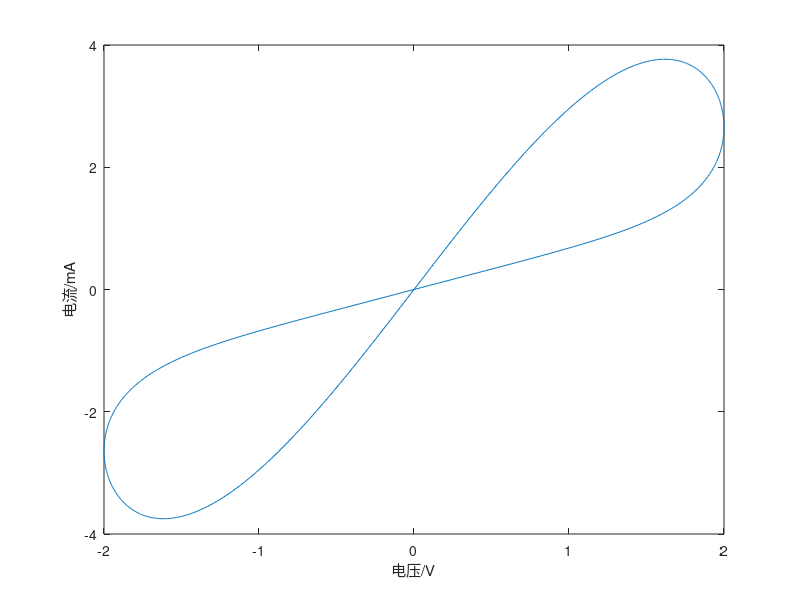

Recreate this plot in MATLAB.
% 1.basic parameter
clear;clc;
a = 0.6667 * 10^(-3);
b = 194.4945 ;
% vm = 1,2,3
vm = 1;
% fai0 = 0,-0.5,0.5 m Wb
fai0 = 0* 10^(-3);
% f = 300,600,2000Hz
w = 2*pi*300;
% 2.time
t = linspace(0,2*pi/w,1001);
delta = 2*pi/w/1000;
% 3.it,x,M,V
vt = 2*vm*sin(w*t);
%vt = 2*vm*sin(w*t)+1.5*vm*cos(2*w*t);
N = size(t);N = N(2);
fai =vt;
for k=2:N
    fai(k)=vt(k)+fai(k-1);
end
fai = fai0 + delta *fai;
W = a+ 3*b*fai.^2;
I = W .*vt;
plot(vt,I*1000);
xlabel('电压/V');
ylabel('电流/mA');